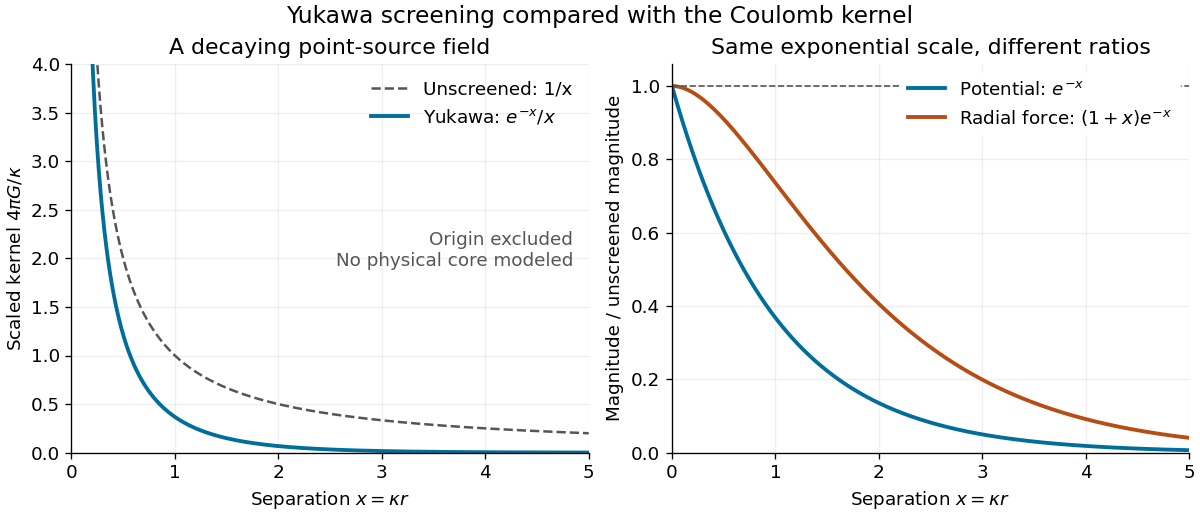

Here is the Python script that generated this plot:
"""Plot a scalar Yukawa Green kernel and suppression ratios.

Tested with Python 3.14, NumPy 2.3.5, Matplotlib 3.10.7.
Run from _media; writes the matching PNG to the current directory.
"""

from pathlib import Path

import matplotlib.pyplot as plt
import numpy as np


def main():
    plt.rcParams.update({"font.size": 11, "axes.spines.top": False,
                         "axes.spines.right": False, "figure.facecolor": "white",
                         "axes.facecolor": "white"})
    fig, axes = plt.subplots(1, 2, figsize=(10, 4.3), layout="constrained")
    x = np.linspace(0.16, 5, 800)
    axes[0].plot(x, 1 / x, color="#555555", linestyle="--", label="Unscreened: 1/x")
    axes[0].plot(x, np.exp(-x) / x, color="#006e9a", linewidth=2.3,
                 label=r"Yukawa: $e^{-x}/x$")
    axes[0].set(xlabel=r"Separation $x=\kappa r$", ylabel=r"Scaled kernel $4\pi G/\kappa$",
                xlim=(0, 5), ylim=(0, 4), title="A decaying point-source field")
    axes[0].legend(frameon=False)
    axes[0].text(0.97, 0.48, "Origin excluded\nNo physical core modeled",
                 transform=axes[0].transAxes, ha="right", color="#555555")
    x = np.linspace(0, 5, 801)
    axes[1].plot(x, np.exp(-x), color="#006e9a", linewidth=2.3,
                 label=r"Potential: $e^{-x}$")
    axes[1].plot(x, (1 + x) * np.exp(-x), color="#b74d14", linewidth=2.3,
                 label=r"Radial force: $(1+x)e^{-x}$")
    axes[1].axhline(1, color="#555555", linestyle="--", linewidth=1)
    axes[1].set(xlabel=r"Separation $x=\kappa r$", ylabel="Magnitude / unscreened magnitude",
                xlim=(0, 5), ylim=(0, 1.06), title="Same exponential scale, different ratios")
    axes[1].legend(frameon=True, facecolor="white", edgecolor="white",
                   framealpha=1, loc="upper right")
    for ax in axes:
        ax.grid(alpha=0.2)
    fig.suptitle("Yukawa screening compared with the Coulomb kernel", fontsize=14)
    fig.savefig(Path(__file__).stem + ".png", dpi=120, facecolor="white")
    plt.close(fig)


if __name__ == "__main__":
    main()
